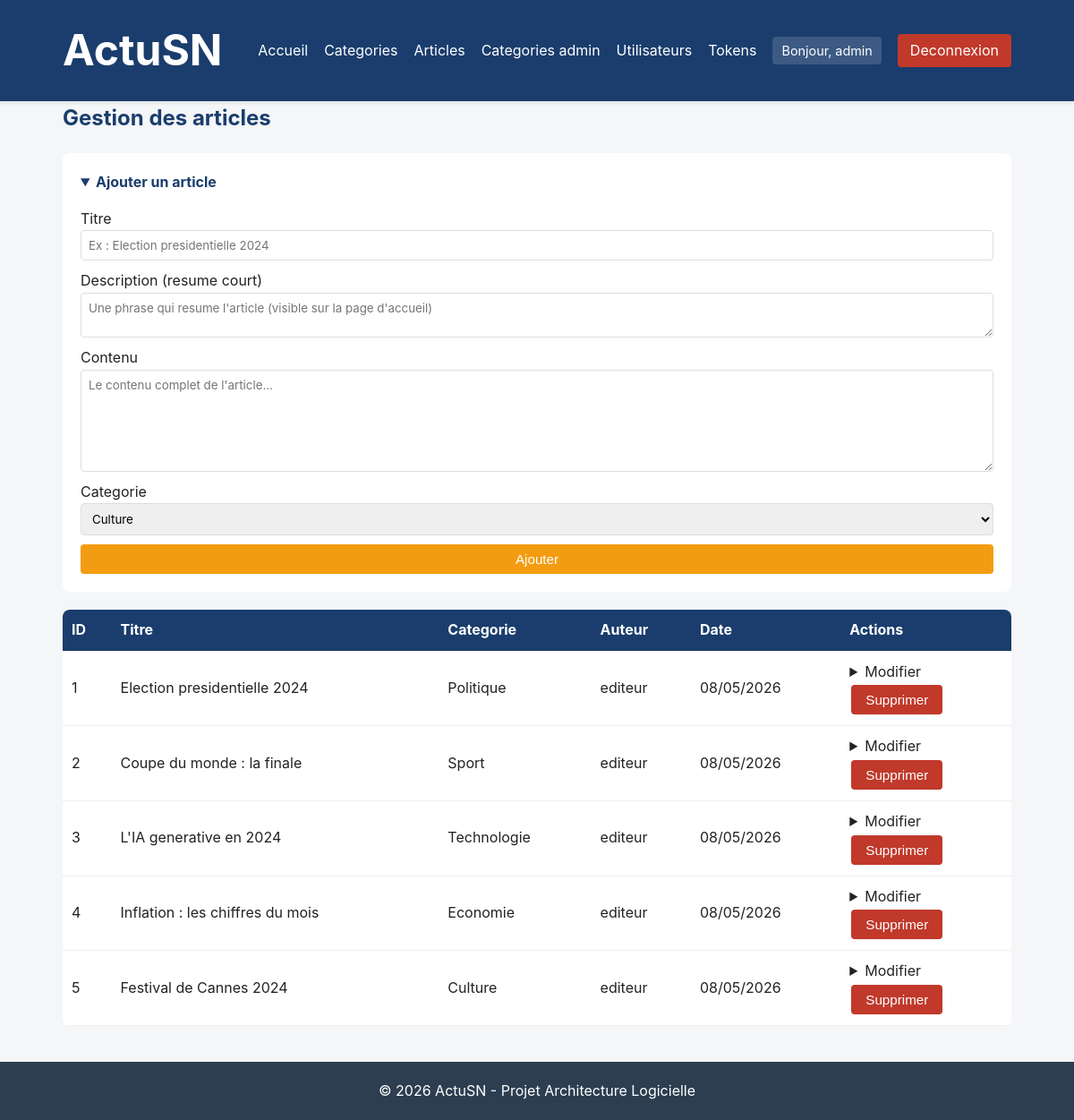
Page /Projet_architecture_logicielle_diop/site-web/public/admin/articles (signed in) on the committed database.
### tables this page shows
CREATE TABLE articles (
    id           INT AUTO_INCREMENT PRIMARY KEY,
    titre        VARCHAR(200) NOT NULL,
    description  TEXT NOT NULL,
    contenu      LONGTEXT NOT NULL,
    image        VARCHAR(255) DEFAULT NULL,
    categorie_id INT NOT NULL,
    auteur_id    INT NOT NULL,
    created_at   DATETIME DEFAULT CURRENT_TIMESTAMP,
    updated_at   DATETIME DEFAULT CURRENT_TIMESTAMP ON UPDATE CURRENT_TIMESTAMP,
    FOREIGN KEY (categorie_id) REFERENCES categories(id) ON DELETE CASCADE,
    FOREIGN KEY (auteur_id)    REFERENCES users(id)      ON DELETE CASCADE
);

CREATE TABLE categories (
    id          INT AUTO_INCREMENT PRIMARY KEY,
    nom         VARCHAR(100) NOT NULL UNIQUE,
    description TEXT,
    created_at  DATETIME DEFAULT CURRENT_TIMESTAMP
);

CREATE TABLE users (
    id          INT AUTO_INCREMENT PRIMARY KEY,
    login       VARCHAR(50)  NOT NULL UNIQUE,
    password    VARCHAR(255) NOT NULL,
    nom         VARCHAR(100) NOT NULL,
    prenom      VARCHAR(100) NOT NULL,
    email       VARCHAR(150) NOT NULL UNIQUE,
    role        ENUM('visiteur','editeur','admin') NOT NULL DEFAULT 'visiteur',
    created_at  DATETIME DEFAULT CURRENT_TIMESTAMP
);

### src/Core/Controller.php (called while the page is built, shortened)
<?php
abstract class Controller
{
    protected function render(string $view, array $data = [], string $layout = 'main'): void
    {
        extract($data);
        require __DIR__ . '/../Views/' . $view . '.php';
    }
}

### src/Controllers/ArticleController.php (called while the page is built, shortened)
<?php
class ArticleController extends Controller
{
    public function manage(): void
    {
        $articles   = Article::all();
        $categories = Categorie::all();
        $this->render('admin/articles', compact('articles', 'categories'));
    }
}

### public/index.php (called while the page is built, shortened)
<?php
require __DIR__ . '/../src/Core/autoload.php';
$router = new Router();
$router->get('/',                  [HomeController::class,      'index']);
$router->get('/article/{id}',      [ArticleController::class,   'show']);
$router->get('/categorie/{id}',    [ArticleController::class,   'byCategorie']);
$router->get('/login',             [AuthController::class,      'showLogin']);
$router->post('/login',            [AuthController::class,      'login']);
$router->get('/logout',            [AuthController::class,      'logout']);
$router->get('/admin/articles',                 [ArticleController::class, 'manage']);
$router->post('/admin/articles',                [ArticleController::class, 'store']);
$router->post('/admin/articles/{id}/update',    [ArticleController::class, 'update']);
$router->post('/admin/articles/{id}/delete',    [ArticleController::class, 'delete']);
$router->get('/admin/categories',               [CategorieController::class, 'manage']);
$router->post('/admin/categories',              [CategorieController::class, 'store']);
$router->post('/admin/categories/{id}/update',  [CategorieController::class, 'update']);
$router->post('/admin/categories/{id}/delete',  [CategorieController::class, 'delete']);
$router->get('/admin/users',                    [UserController::class, 'manage']);
$router->post('/admin/users',                   [UserController::class, 'store']);
$router->post('/admin/users/{id}/update',       [UserController::class, 'update']);
$router->post('/admin/users/{id}/delete',       [UserController::class, 'delete']);
$router->get('/admin/tokens',                   [TokenController::class, 'manage']);
$router->post('/admin/tokens',                  [TokenController::class, 'generate']);
$router->post('/admin/tokens/{id}/delete',      [TokenController::class, 'delete']);
$router->dispatch($_SERVER['REQUEST_METHOD'], $_SERVER['REQUEST_URI']);

### src/Core/autoload.php (called while the page is built, shortened)
<?php
spl_autoload_register(function (string $class) {
    $prefix = 'App\\';
    $baseDir = __DIR__ . '/../';
    $relative = substr($class, strlen($prefix));
    $file = $baseDir . str_replace('\\', '/', $relative) . '.php';
});

### src/Core/Database.php (called while the page is built, shortened)
<?php
class Database
{
    private static ?PDO $instance = null;
    public static function getConnection(): PDO
    {
        if (self::$instance === null) {
            $dsn = 'mysql:host=' . DB_HOST . ';dbname=' . DB_NAME . ';charset=' . DB_CHARSET;
            try {
                self::$instance = new PDO($dsn, DB_USER, DB_PASS, [
                    PDO::ATTR_ERRMODE            => PDO::ERRMODE_EXCEPTION,
                    PDO::ATTR_DEFAULT_FETCH_MODE => PDO::FETCH_ASSOC,
                    PDO::ATTR_EMULATE_PREPARES   => false,
                ]);
            } catch (PDOException $e) {
                die('Erreur de connexion : ' . $e->getMessage());
            }
        }
        return self::$instance;
    }
}

### src/Models/Categorie.php (called while the page is built, shortened)
<?php
class Categorie
{
    public static function all(): array
    {
        return Database::getConnection()
            ->query('SELECT * FROM categories ORDER BY nom')
            ->fetchAll();
    }
}

### src/Models/Article.php (called while the page is built, shortened)
<?php
class Article
{
    public static function all(): array
    {
        return Database::getConnection()->query(
            'SELECT a.*, c.nom AS categorie, u.login AS auteur
             FROM articles a
             JOIN categories c ON c.id = a.categorie_id
             JOIN users u      ON u.id = a.auteur_id
             ORDER BY a.created_at DESC'
        )->fetchAll();
    }
}

### src/Views/admin/articles.php (the view, shortened to what this page needs)
<h2>Gestion des articles</h2>
<details class="admin-form" open>
    <summary>Ajouter un article</summary>
    <form method="post" action="<?= BASE_URL ?>/admin/articles">
        <label>Titre <input type="text" name="titre" placeholder="Ex : Election presidentielle 2024" required></label>
        <label>Description (resume court) <textarea name="description" placeholder="Une phrase qui resume l'article (visible sur la page d'accueil)" required></textarea></label>
        <label>Contenu <textarea name="contenu" rows="6" placeholder="Le contenu complet de l'article..." required></textarea></label>
        <label>Categorie
            <select name="categorie_id" required>
                <?php foreach ($categories as $c): ?>
                    <option value="<?= $c['id'] ?>"><?= htmlspecialchars($c['nom']) ?></option>
                <?php endforeach; ?>
            </select>
        </label>
        <button type="submit" class="btn btn-primary">Ajouter</button>
    </form>
</details>
<table class="admin-table">
    <thead>
        <tr><th>ID</th><th>Titre</th><th>Categorie</th><th>Auteur</th><th>Date</th><th>Actions</th></tr>
    </thead>
    <tbody>
        <?php foreach ($articles as $a): ?>
            <tr>
                <td><?= $a['id'] ?></td>
                <td><?= htmlspecialchars($a['titre']) ?></td>
                <td><?= htmlspecialchars($a['categorie']) ?></td>
                <td><?= htmlspecialchars($a['auteur']) ?></td>
                <td><?= date('d/m/Y', strtotime($a['created_at'])) ?></td>
                <td>
                    <details>
                        <summary>Modifier</summary>
                    </details>
                    <form method="post" action="<?= BASE_URL ?>/admin/articles/<?= $a['id'] ?>/delete"
                          onsubmit="return confirm('Supprimer cet article ?')">
                        <button class="btn btn-danger">Supprimer</button>
                    </form>
                </td>
            </tr>
        <?php endforeach; ?>
    </tbody>
</table>

### src/Core/Router.php (shortened to what this page needs)
<?php
class Router
{
    private array $routes = [];
    public function add(string $method, string $path, array $handler): void
    {
        $this->routes[] = [
            'method'  => strtoupper($method),
            'path'    => $path,
            'handler' => $handler,
        ];
    }
    public function dispatch(string $method, string $uri): void
    {
        $uri = parse_url($uri, PHP_URL_PATH) ?? '/';
        $base = parse_url(BASE_URL, PHP_URL_PATH) ?? '';
        if ($base && str_starts_with($uri, $base)) {
            $uri = substr($uri, strlen($base));
        }
        foreach ($this->routes as $route) {
            if ($route['method'] !== strtoupper($method)) { continue; }
            $pattern = '#^' . preg_replace('#\{([\w]+)\}#', '(?P<$1>[^/]+)', $route['path']) . '$#';
            if (preg_match($pattern, $uri, $matches)) {
                $params = array_filter($matches, 'is_string', ARRAY_FILTER_USE_KEY);
                [$class, $action] = $route['handler'];
                (new $class())->{$action}(...array_values($params));
                return;
            }
        }
    }
}

### public/assets/css/style.css (style rules this page uses)
* { box-sizing: border-box; margin: 0; padding: 0; }
body { font-family: -apple-system, BlinkMacSystemFont, "Segoe UI", Roboto, sans-serif; background: #f4f6f8; color: #222; line-height: 1.6; }
h2 { margin-bottom: 20px; color: #1a3d6d; }
.btn { display: inline-block; padding: 8px 16px; background: #1a3d6d; color: #fff; border: none; border-radius: 4px; cursor: pointer; text-decoration: none; font-size: .95em; }
.btn-primary { background: #f39c12; }
.btn-danger { background: #c0392b; }
.admin-form { background: #fff; padding: 20px; border-radius: 8px; margin-bottom: 20px; }
.admin-form summary { cursor: pointer; font-weight: bold; color: #1a3d6d; }
.admin-form form { display: grid; gap: 10px; margin-top: 15px; }
.admin-form label { display: flex; flex-direction: column; }
.admin-form input, .admin-form textarea, .admin-form select { padding: 8px; border: 1px solid #ddd; border-radius: 4px; font-family: inherit; }
.admin-table { width: 100%; background: #fff; border-collapse: collapse; border-radius: 8px; overflow: hidden; }
.admin-table th, .admin-table td { padding: 10px; text-align: left; border-bottom: 1px solid #eee; }
.admin-table th { background: #1a3d6d; color: #fff; }
.admin-table form { display: inline-block; margin: 2px; vertical-align: top; }

### rows in the picture
articles: id "1", titre "Election presidentielle 2024", categorie.nom "Politique", auteur.login "editeur", created_at "08/05/2026"
articles: id "2", titre "Coupe du monde : la finale", categorie.nom "Sport", auteur.login "editeur", created_at "08/05/2026"
articles: id "3", titre "L'IA generative en 2024", categorie.nom "Technologie", auteur.login "editeur", created_at "08/05/2026"
articles: id "4", titre "Inflation : les chiffres du mois", categorie.nom "Economie", auteur.login "editeur", created_at "08/05/2026"
articles: id "5", titre "Festival de Cannes 2024", categorie.nom "Culture", auteur.login "editeur", created_at "08/05/2026"

### other values in the picture
form field categorie_id "Culture"
